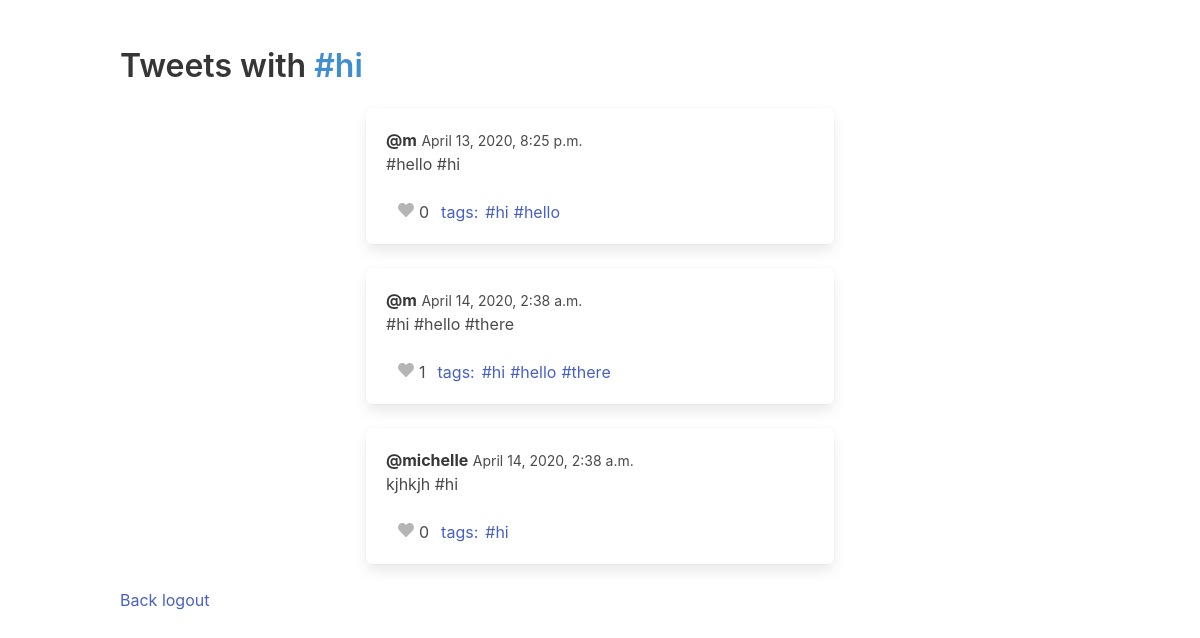
Screenshot of /hashtag/18 with the database file from the repository.
### core/models.py (models this page shows, shortened)
class Hashtag(models.Model):
  tweets = models.ManyToManyField(Tweet)
  name = models.CharField(max_length=50)

class Tweet(models.Model):
  time = models.DateTimeField(auto_now=True)
  author = models.CharField(max_length=40)
  content = models.CharField(max_length=280)
  likes = models.ManyToManyField(User)

### core/views.py (the view)
# urls.py: path('hashtag/<int:id>', hashtag, name='hashtag'),
def hashtag(request, id):
  hashtag = Hashtag.objects.get(id=id)
  return render(request, "hashtag.html", {"hashtag": hashtag})

### core/templates/hashtag.html (shortened to what this page needs)
<!DOCTYPE html>
<html>
  <head>
    <link rel="stylesheet" href="https://cdn.jsdelivr.net/npm/bulma@0.8.2/css/bulma.min.css">
  </head>
  <body>
  <section class="section">
    <div class="container">
      <h1 class="title">
        Tweets with  <strong class="has-text-info">#{{hashtag.name}}</strong>
      </h1>
      <div class="columns">
        <div class="column is-3"></div>
        <div class="column is-6 container has-text-left">
          {% for tweet in hashtag.tweets.all %}
          <div class="box content">
            <div class="content">
              <p>
                <strong>@{{tweet.author}}</strong> <small>{{tweet.time}}</small>
                <br>
                {{tweet.content}}
              </p>
            </div>
            <nav class="level is-mobile">
              <div class="level-left">
                <a class="level-item">
                  {% if user.is_authenticated and user in tweet.likes.all %}
                  <a href="{% url 'like' id=tweet.id %}">
                    <span class="icon is-small has-text-danger" style="margin-right: 5px;">
                      <i class="fas fa-heart"></i>
                    </span>
                  </a>
                  {{tweet.likes.all.count}}
                  {% else %}
                  <a>
                    <span class="icon is-small has-text-grey-light" style="margin-right: 5px;">
                      <i class="fas fa-heart"></i>
                    </span>
                  </a>
                  {{tweet.likes.all.count}}
                  {% endif %}
                </a>
                <a class="level-item" style="margin-right: 2px;">
                  {% if tweet.hashtag_set.all.count != 0 %}
                  tags:{% for tag in tweet.hashtag_set.all %}
                  <a href="{% url 'hashtag' id=tag.id%}" style="margin-left: 5px;">#{{tag.name}}</a>
                  {% endfor %}
                  {%endif %}
                </a>
              </div>
            </nav>
          </div>
          {% endfor %}
        </div>
        <div class="column is-3"></div>
      </div>
      <a class="btn btn-primary" href="/">Back</a>
      <a class="btn btn-primary" href="/logout">logout</a>
    </div>
  </section>
  </body>
</html>

### rows the page displays
Hashtag: name "hi"
Tweet: author "m", time "April 13, 2020, 8:25 p.m.", content "#hello #hi", likes.all.count "0"
Hashtag: name "hello"
Tweet: author "m", time "April 14, 2020, 2:38 a.m.", content "#hi #hello #there", likes.all.count "1"
Hashtag: name "there"
Tweet: author "michelle", time "April 14, 2020, 2:38 a.m.", content "kjhkjh #hi", likes.all.count "0"
